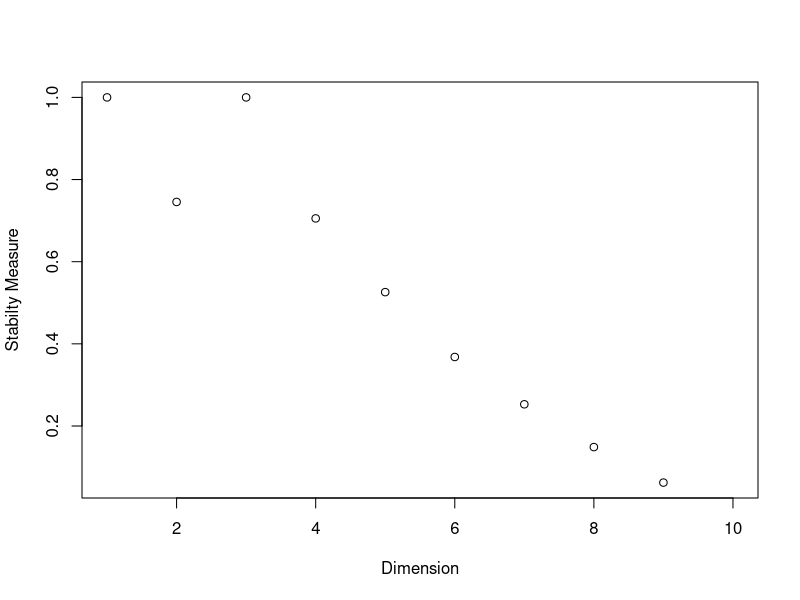

This figure's R source:
## ---- chunk 1
library(magrittr)

## Simulating data
set.seed(1234)
n <- 100
p <- 10
k <- 1:p
s <- 2
beta <- c(rnorm(n = 4), rep(0, p-4))
x <- matrix(rnorm(n*p), ncol = p)
colnames(x) <- paste0("X", 1:p)
y <- x%*%beta + rnorm(n = n, sd = s)

df <- data.frame(x, y)


## Main Function
stab_est <- function(data, B = 100){
  p <- NCOL(data)-1
  n <- NROW(data)
  # Weight Vector
  wB <- rexp(n = B*n, rate = 1) %>%
    matrix(data = ., nrow = B, ncol = n)
  coefIntB <- matrix(data = NA_real_, nrow = B, ncol = p + 1)
  tstatIntB <- matrix(data = NA_real_, nrow = B, ncol = p + 1)
  modelD <- replicate(n = p, expr = matrix(data = NA_real_, nrow = B, ncol = p), simplify = FALSE)
  # Full Model
  lmFit <- stats::lm(y ~ ., data = df)
  varNames <- names(x = coef(lmFit))
  colnames(coefIntB) <- varNames
  colnames(tstatIntB) <- varNames
  for(b in 1:B){
    lmBoot <- stats::lm(y ~ ., data = df, weights  = wB[b,])
    coefIntB[b,] <- lmBoot %>% coef(.)
    tstatIntB[b,] <- summary(lmBoot)$coefficients[,3] %>% abs()
  }
  coefB <- coefIntB[,-1]
  tstatB <- tstatIntB[,-1]
  rankB <- p + 1 - apply(X = tstatB, MARGIN = 1, FUN = rank)
  for(j in 1:p){
    modelD[[j]] <- rankB <= j
  }
  pjD <- lapply(X = modelD, FUN = rowSums)
  stabM <- rep(x = NA_real_, times = p)

  for(d in 1:p){
    stabM[d] <- 1 - B/(B-1)*sum(pjD[[d]]/B*(1 - pjD[[d]]/B))/(d*(1-d/p))
  }

  rho <- matrix(data = NA_real_, nrow = B, ncol = p)
  for(d in 1:p){
    for(b in 1:B){
      rho[b,d] <- 1/((d/p)*(1-d/p))*(1/p*sum(modelD[[d]][,b]*pjD[[d]]/B)-d^2/p^2 + stabM[d]/2*(2*d^2/p^2-2*d/p+1))
    }
  }

  varRho <- rep(x = NA_real_, times = p)

  for(d in 1:p){
    varRho[d] <- 4/B^2*sum((rho[,d] - mean(rho[,d]))^2)
  }

  CIu <- stabM +1.96*sqrt(varRho)
  CIl <- stabM -1.96*sqrt(varRho)
  CI <- rbind(CIl, CIu)

  tStat <- rep(x = NA_real_, times = p-1)

  for (k in 1:(p-1)){
    tStat[k] <- (stabM[k+1]-stabM[k])/sqrt(varRho[k+1]+varRho[k])
  }

  colnames(CI) = varNames[-1]

  return(list(stab = stabM, CI = CI, tStat = tStat, var = varRho, check = rho))
  }
 
stabEst <- stab_est(df)

## ---- chunk 2
plot(stabEst$stab, xlab = "Dimension", ylab = "Stabilty Measure")
## ---- chunk 3
knitr::kable(round(stabEst$CI,3))
